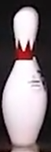
#> input picture data/auxiliary_data/pin_template/Template_pin_3.png, 51 x 152 px
$ python -i Bottom_Line_Detection.py   (imports and definitions only)
#> lines starting #> are read from the running program, lines starting #| are printed output that depends on the picture; after the words box and inside, x2 and y2 are one past the last pixel; in counts of white or black regions, pixels touching at a corner belong together
import math

import cv2
import numpy as np

""" get the edges from the frame (extract only brown and rose) using Canny and with the otsu threshold"""


def get_edges(frame, blur=False):
    # Define the range for light brown color in HSV
    lower_brown = np.array([00, 30, 100])
    upper_brown = np.array([20, 200, 255])

    # Define the range for rose color in HSV
    lower_rose = np.array([150, 30, 200])
    upper_rose = np.array([180, 200, 255])

    # Convert the image to HSV color space
    hsv_image = cv2.cvtColor(frame, cv2.COLOR_BGR2HSV)

    # Create masks for brown and rose colors
    mask_brown = cv2.inRange(hsv_image, lower_brown, upper_brown)
    mask_rose = cv2.inRange(hsv_image, lower_rose, upper_rose)

    # Combine the masks
    combined_mask = cv2.bitwise_or(mask_brown, mask_rose)

    # apply brown and rose mask
    extracted_image = cv2.bitwise_and(frame, frame, mask=combined_mask)

    if blur is True:
        # blur the image
        extracted_image = cv2.GaussianBlur(extracted_image, (15, 15), 0)

    # Convert the bottom image to grayscale
    gray_image = cv2.cvtColor(extracted_image, cv2.COLOR_BGR2GRAY)

    # Compute Otsu's threshold
    otsu_thresh, _ = cv2.threshold(
        gray_image, 0, 255, cv2.THRESH_BINARY + cv2.THRESH_OTSU
    )

    # Set lower and upper thresholds relative to Otsu's threshold
    lower = 0.5 * otsu_thresh
    upper = 1.5 * otsu_thresh

    # get edges
    edges = cv2.Canny(gray_image, lower, upper)

    return edges


""" Get the lines from the edges using probabilistic hough transfor"""


def get_lines_pht(edges, min_line_length, max_line_gap):
    lines_p = cv2.HoughLinesP(
        edges,
        1,
        np.pi / 180,
        100,
        minLineLength=min_line_length,
        maxLineGap=max_line_gap,
    )
    return lines_p


""" Compute the slope of the line"""


def calculate_angle(x1, y1, x2, y2):
    return math.degrees(math.atan2(y2 - y1, x2 - x1))


""" Filter only the lines that are 'quite horizontal' """


def get_horizontal(lines_p, tolerance=5):
    horizontal = []
    if lines_p is not None:
        for line in lines_p:
            x1, y1, x2, y2 = line[0]
            angle = calculate_angle(x1, y1, x2, y2)
            if abs(angle) <= tolerance:
                horizontal.append(line)
    return horizontal


""" Detection of the bottom line of the frame"""


def bottom_detection(frame):
    # Crop the bottom part of the image
    limit_y = math.floor(3 / 4 * frame.shape[0])
    frame_bottom = frame[limit_y : frame.shape[0], 0 : frame.shape[1]]

    # get edges
    edges = get_edges(frame_bottom)

    # parameters to set in PHoughTransform
    min_line_length = 50
    max_line_gap = 10
    # get the lines
    lines_p = get_lines_pht(edges, min_line_length, max_line_gap)

    # filter horizontal lines
    horizontal_lines = get_horizontal(lines_p)

    if len(horizontal_lines) == 0:
        return None

    # get the first line in the list (best one)
    horizontal_line = horizontal_lines[0][0]
    # adjust y coordinates to come back to the original image points
    horizontal_line[1] = horizontal_line[1] + limit_y
    horizontal_line[3] = horizontal_line[3] + limit_y

    # return the horizontal line
    return horizontal_line


"""Get the bottom lines of the video"""


def get_bottom_lines(cap) -> list:
    # Reset the video to the beginning
    cap.set(cv2.CAP_PROP_POS_FRAMES, 0)

    # Initialize num_frame e horizontal_line
    horizontal_lines = [None] * int(cap.get(cv2.CAP_PROP_FRAME_COUNT))
    num_frame = 0

    # Loop through each frame in the video
    while num_frame < int(cap.get(cv2.CAP_PROP_FRAME_COUNT)):
        ret, frame = cap.read()
        if not ret:
            print("Failed to read the frame (bottom detection):", num_frame)
            break

        # Perform operations on the current frame
        horizontal_lines[num_frame] = bottom_detection(frame)

        # Increment the frame counter
        num_frame += 1

    return horizontal_lines

>>> import cv2
>>> picture = cv2.imread('../../data/auxiliary_data/pin_template/Template_pin_3.png')
#> picture is the input picture: shape (152, 51, 3); mean B, G, R 126.4, 121.9, 133.8
>>> result = bottom_detection(picture)
#> in bottom_detection, `frame_bottom = frame[limit_y : frame.shape[0], 0 : frame.shape[1]]`:
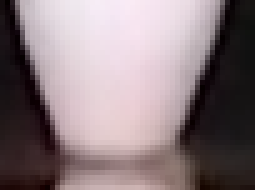
#> frame_bottom: shape (38, 51, 3) (shown 5 times larger); mean B, G, R 127.4, 123.7, 139.1
#> in get_edges, `hsv_image = cv2.cvtColor(frame, cv2.COLOR_BGR2HSV)`: hsv_image: shape (38, 51, 3); mean H, S, V 131.1, 49, 139.1
#> in get_edges, `mask_brown = cv2.inRange(hsv_image, lower_brown, upper_brown)`:
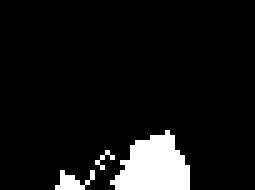
#> mask_brown: shape (38, 51) (shown 5 times larger); 7.8% white; 3 white regions (2 under 20 px), largest, box (x1, y1, x2, y2) and area: (22, 26, 38, 38) 130
#> in get_edges, `mask_rose = cv2.inRange(hsv_image, lower_rose, upper_rose)`:
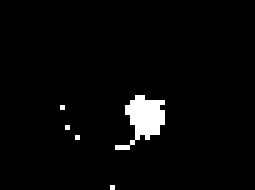
#> mask_rose: shape (38, 51) (shown 5 times larger); 3% white; 5 white regions (4 under 20 px), largest, box (x1, y1, x2, y2) and area: (23, 19, 33, 30) 54
#> in get_edges, `combined_mask = cv2.bitwise_or(mask_brown, mask_rose)`:
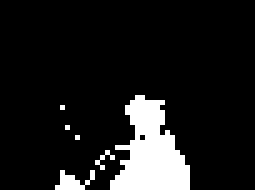
#> combined_mask: shape (38, 51) (shown 5 times larger); 10.8% white; 6 white regions (5 under 20 px), largest, box (x1, y1, x2, y2) and area: (22, 19, 38, 38) 185
#> in get_edges, `extracted_image = cv2.bitwise_and(frame, frame, mask=combined_mask)`:
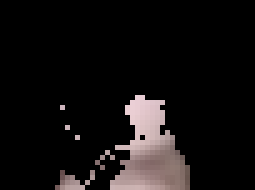
#> extracted_image: shape (38, 51, 3) (shown 5 times larger); mean B, G, R 16.2, 16.2, 18.9
#> in get_edges, `otsu_thresh, _ = cv2.threshold( gray_image, 0, 255, cv2.THRESH_BINARY ..`: otsu_thresh = 0
#> in get_edges, `edges = cv2.Canny(gray_image, lower, upper)`:
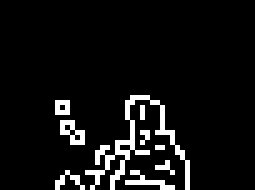
#> edges: shape (38, 51) (shown 5 times larger); 6.9% white in thin lines or dots, all inside (x1, y1, x2, y2) = (11, 19, 38, 38)
#> in get_lines_pht, `lines_p = cv2.HoughLinesP( edges, 1, np.pi / 180, 100, minLineLength=m..`: lines_p = None
#> in bottom_detection, `horizontal_lines = get_horizontal(lines_p)`: horizontal_lines = []
